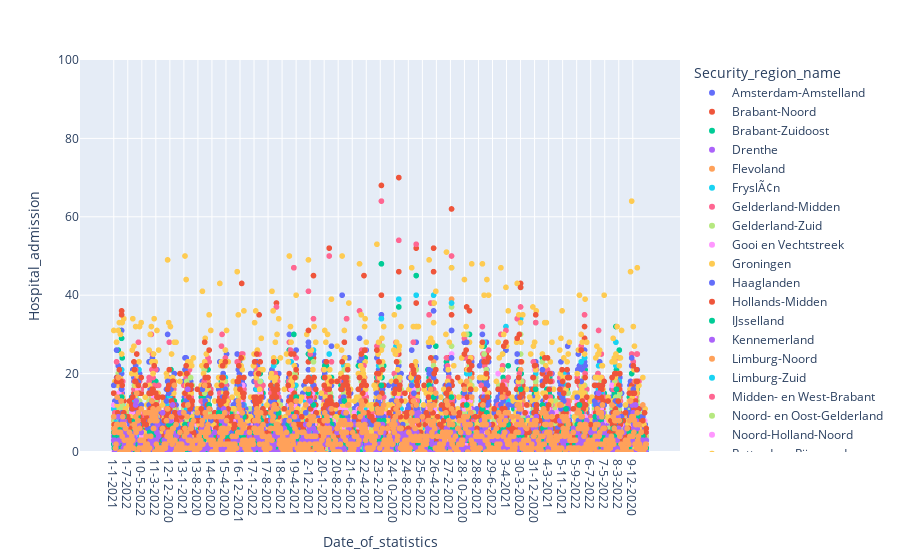

Source (notebook cell):
### Code cell
covid_province = covid.groupby(['Date_of_statistics', 'Security_region_name']).sum()
covid_province.reset_index(inplace=True)
#covid_province['Datetime'] = pd.to_datetime(covid_province['Date_of_publication'])
fig = px.scatter(covid_province, x = 'Date_of_statistics',  y = 'Hospital_admission', color = 'Security_region_name')
fig.update_yaxes(range = [0, 100])

### Figure 1 — Plotly figure (JSON) as saved in the notebook; plotly's stock layout.template omitted (floating-point values rounded to 4 significant figures; data arrays with more than 128 entries replaced by an {"elided": "..."} marker saying what was removed)
{"data": [{"hovertemplate": "Security_region_name=Amsterdam-Amstelland<br>Date_of_statistics=%{x}<br>Hospital_admission=%{y}<extra></extra>", "legendgroup": "Amsterdam-Amstelland", "marker": {"color": "#636efa", "symbol": "circle"}, "mode": "markers", "name": "Amsterdam-Amstelland", "showlegend": true, "type": "scattergl", "x": {"elided": "950 str values"}, "xaxis": "x", "y": {"elided": "950 int values"}, "yaxis": "y"}, {"hovertemplate": "Security_region_name=Brabant-Noord<br>Date_of_statistics=%{x}<br>Hospital_admission=%{y}<extra></extra>", "legendgroup": "Brabant-Noord", "marker": {"color": "#EF553B", "symbol": "circle"}, "mode": "markers", "name": "Brabant-Noord", "showlegend": true, "type": "scattergl", "x": {"elided": "950 str values"}, "xaxis": "x", "y": {"elided": "950 int values"}, "yaxis": "y"}, {"hovertemplate": "Security_region_name=Brabant-Zuidoost<br>Date_of_statistics=%{x}<br>Hospital_admission=%{y}<extra></extra>", "legendgroup": "Brabant-Zuidoost", "marker": {"color": "#00cc96", "symbol": "circle"}, "mode": "markers", "name": "Brabant-Zuidoost", "showlegend": true, "type": "scattergl", "x": {"elided": "950 str values"}, "xaxis": "x", "y": {"elided": "950 int values"}, "yaxis": "y"}, {"hovertemplate": "Security_region_name=Drenthe<br>Date_of_statistics=%{x}<br>Hospital_admission=%{y}<extra></extra>", "legendgroup": "Drenthe", "marker": {"color": "#ab63fa", "symbol": "circle"}, "mode": "markers", "name": "Drenthe", "showlegend": true, "type": "scattergl", "x": {"elided": "950 str values"}, "xaxis": "x", "y": {"elided": "950 int values"}, "yaxis": "y"}, {"hovertemplate": "Security_region_name=Flevoland<br>Date_of_statistics=%{x}<br>Hospital_admission=%{y}<extra></extra>", "legendgroup": "Flevoland", "marker": {"color": "#FFA15A", "symbol": "circle"}, "mode": "markers", "name": "Flevoland", "showlegend": true, "type": "scattergl", "x": {"elided": "950 str values"}, "xaxis": "x", "y": {"elided": "950 int values"}, "yaxis": "y"}, {"hovertemplate": "Security_region_name=FryslÃ¢n<br>Date_of_statistics=%{x}<br>Hospital_admission=%{y}<extra></extra>", "legendgroup": "FryslÃ¢n", "marker": {"color": "#19d3f3", "symbol": "circle"}, "mode": "markers", "name": "FryslÃ¢n", "showlegend": true, "type": "scattergl", "x": {"elided": "950 str values"}, "xaxis": "x", "y": {"elided": "950 int values"}, "yaxis": "y"}, {"hovertemplate": "Security_region_name=Gelderland-Midden<br>Date_of_statistics=%{x}<br>Hospital_admission=%{y}<extra></extra>", "legendgroup": "Gelderland-Midden", "marker": {"color": "#FF6692", "symbol": "circle"}, "mode": "markers", "name": "Gelderland-Midden", "showlegend": true, "type": "scattergl", "x": {"elided": "950 str values"}, "xaxis": "x", "y": {"elided": "950 int values"}, "yaxis": "y"}, {"hovertemplate": "Security_region_name=Gelderland-Zuid<br>Date_of_statistics=%{x}<br>Hospital_admission=%{y}<extra></extra>", "legendgroup": "Gelderland-Zuid", "marker": {"color": "#B6E880", "symbol": "circle"}, "mode": "markers", "name": "Gelderland-Zuid", "showlegend": true, "type": "scattergl", "x": {"elided": "950 str values"}, "xaxis": "x", "y": {"elided": "950 int values"}, "yaxis": "y"}, {"hovertemplate": "Security_region_name=Gooi en Vechtstreek<br>Date_of_statistics=%{x}<br>Hospital_admission=%{y}<extra></extra>", "legendgroup": "Gooi en Vechtstreek", "marker": {"color": "#FF97FF", "symbol": "circle"}, "mode": "markers", "name": "Gooi en Vechtstreek", "showlegend": true, "type": "scattergl", "x": {"elided": "950 str values"}, "xaxis": "x", "y": {"elided": "950 int values"}, "yaxis": "y"}, {"hovertemplate": "Security_region_name=Groningen<br>Date_of_statistics=%{x}<br>Hospital_admission=%{y}<extra></extra>", "legendgroup": "Groningen", "marker": {"color": "#FECB52", "symbol": "circle"}, "mode": "markers", "name": "Groningen", "showlegend": true, "type": "scattergl", "x": {"elided": "950 str values"}, "xaxis": "x", "y": {"elided": "950 int values"}, "yaxis": "y"}, {"hovertemplate": "Security_region_name=Haaglanden<br>Date_of_statistics=%{x}<br>Hospital_admission=%{y}<extra></extra>", "legendgroup": "Haaglanden", "marker": {"color": "#636efa", "symbol": "circle"}, "mode": "markers", "name": "Haaglanden", "showlegend": true, "type": "scattergl", "x": {"elided": "950 str values"}, "xaxis": "x", "y": {"elided": "950 int values"}, "yaxis": "y"}, {"hovertemplate": "Security_region_name=Hollands-Midden<br>Date_of_statistics=%{x}<br>Hospital_admission=%{y}<extra></extra>", "legendgroup": "Hollands-Midden", "marker": {"color": "#EF553B", "symbol": "circle"}, "mode": "markers", "name": "Hollands-Midden", "showlegend": true, "type": "scattergl", "x": {"elided": "950 str values"}, "xaxis": "x", "y": {"elided": "950 int values"}, "yaxis": "y"}, {"hovertemplate": "Security_region_name=IJsselland<br>Date_of_statistics=%{x}<br>Hospital_admission=%{y}<extra></extra>", "legendgroup": "IJsselland", "marker": {"color": "#00cc96", "symbol": "circle"}, "mode": "markers", "name": "IJsselland", "showlegend": true, "type": "scattergl", "x": {"elided": "950 str values"}, "xaxis": "x", "y": {"elided": "950 int values"}, "yaxis": "y"}, {"hovertemplate": "Security_region_name=Kennemerland<br>Date_of_statistics=%{x}<br>Hospital_admission=%{y}<extra></extra>", "legendgroup": "Kennemerland", "marker": {"color": "#ab63fa", "symbol": "circle"}, "mode": "markers", "name": "Kennemerland", "showlegend": true, "type": "scattergl", "x": {"elided": "950 str values"}, "xaxis": "x", "y": {"elided": "950 int values"}, "yaxis": "y"}, {"hovertemplate": "Security_region_name=Limburg-Noord<br>Date_of_statistics=%{x}<br>Hospital_admission=%{y}<extra></extra>", "legendgroup": "Limburg-Noord", "marker": {"color": "#FFA15A", "symbol": "circle"}, "mode": "markers", "name": "Limburg-Noord", "showlegend": true, "type": "scattergl", "x": {"elided": "950 str values"}, "xaxis": "x", "y": {"elided": "950 int values"}, "yaxis": "y"}, {"hovertemplate": "Security_region_name=Limburg-Zuid<br>Date_of_statistics=%{x}<br>Hospital_admission=%{y}<extra></extra>", "legendgroup": "Limburg-Zuid", "marker": {"color": "#19d3f3", "symbol": "circle"}, "mode": "markers", "name": "Limburg-Zuid", "showlegend": true, "type": "scattergl", "x": {"elided": "950 str values"}, "xaxis": "x", "y": {"elided": "950 int values"}, "yaxis": "y"}, {"hovertemplate": "Security_region_name=Midden- en West-Brabant<br>Date_of_statistics=%{x}<br>Hospital_admission=%{y}<extra></extra>", "legendgroup": "Midden- en West-Brabant", "marker": {"color": "#FF6692", "symbol": "circle"}, "mode": "markers", "name": "Midden- en West-Brabant", "showlegend": true, "type": "scattergl", "x": {"elided": "950 str values"}, "xaxis": "x", "y": {"elided": "950 int values"}, "yaxis": "y"}, {"hovertemplate": "Security_region_name=Noord- en Oost-Gelderland<br>Date_of_statistics=%{x}<br>Hospital_admission=%{y}<extra></extra>", "legendgroup": "Noord- en Oost-Gelderland", "marker": {"color": "#B6E880", "symbol": "circle"}, "mode": "markers", "name": "Noord- en Oost-Gelderland", "showlegend": true, "type": "scattergl", "x": {"elided": "950 str values"}, "xaxis": "x", "y": {"elided": "950 int values"}, "yaxis": "y"}, {"hovertemplate": "Security_region_name=Noord-Holland-Noord<br>Date_of_statistics=%{x}<br>Hospital_admission=%{y}<extra></extra>", "legendgroup": "Noord-Holland-Noord", "marker": {"color": "#FF97FF", "symbol": "circle"}, "mode": "markers", "name": "Noord-Holland-Noord", "showlegend": true, "type": "scattergl", "x": {"elided": "950 str values"}, "xaxis": "x", "y": {"elided": "950 int values"}, "yaxis": "y"}, {"hovertemplate": "Security_region_name=Rotterdam-Rijnmond<br>Date_of_statistics=%{x}<br>Hospital_admission=%{y}<extra></extra>", "legendgroup": "Rotterdam-Rijnmond", "marker": {"color": "#FECB52", "symbol": "circle"}, "mode": "markers", "name": "Rotterdam-Rijnmond", "showlegend": true, "type": "scattergl", "x": {"elided": "950 str values"}, "xaxis": "x", "y": {"elided": "950 int values"}, "yaxis": "y"}, {"hovertemplate": "Security_region_name=Twente<br>Date_of_statistics=%{x}<br>Hospital_admission=%{y}<extra></extra>", "legendgroup": "Twente", "marker": {"color": "#636efa", "symbol": "circle"}, "mode": "markers", "name": "Twente", "showlegend": true, "type": "scattergl", "x": {"elided": "950 str values"}, "xaxis": "x", "y": {"elided": "950 int values"}, "yaxis": "y"}, {"hovertemplate": "Security_region_name=Utrecht<br>Date_of_statistics=%{x}<br>Hospital_admission=%{y}<extra></extra>", "legendgroup": "Utrecht", "marker": {"color": "#EF553B", "symbol": "circle"}, "mode": "markers", "name": "Utrecht", "showlegend": true, "type": "scattergl", "x": {"elided": "950 str values"}, "xaxis": "x", "y": {"elided": "950 int values"}, "yaxis": "y"}, {"hovertemplate": "Security_region_name=Zaanstreek-Waterland<br>Date_of_statistics=%{x}<br>Hospital_admission=%{y}<extra></extra>", "legendgroup": "Zaanstreek-Waterland", "marker": {"color": "#00cc96", "symbol": "circle"}, "mode": "markers", "name": "Zaanstreek-Waterland", "showlegend": true, "type": "scattergl", "x": {"elided": "950 str values"}, "xaxis": "x", "y": {"elided": "950 int values"}, "yaxis": "y"}, {"hovertemplate": "Security_region_name=Zeeland<br>Date_of_statistics=%{x}<br>Hospital_admission=%{y}<extra></extra>", "legendgroup": "Zeeland", "marker": {"color": "#ab63fa", "symbol": "circle"}, "mode": "markers", "name": "Zeeland", "showlegend": true, "type": "scattergl", "x": {"elided": "950 str values"}, "xaxis": "x", "y": {"elided": "950 int values"}, "yaxis": "y"}, {"hovertemplate": "Security_region_name=Zuid-Holland-Zuid<br>Date_of_statistics=%{x}<br>Hospital_admission=%{y}<extra></extra>", "legendgroup": "Zuid-Holland-Zuid", "marker": {"color": "#FFA15A", "symbol": "circle"}, "mode": "markers", "name": "Zuid-Holland-Zuid", "showlegend": true, "type": "scattergl", "x": {"elided": "950 str values"}, "xaxis": "x", "y": {"elided": "950 int values"}, "yaxis": "y"}], "layout": {"legend": {"title": {"text": "Security_region_name"}, "tracegroupgap": 0}, "margin": {"t": 60}, "xaxis": {"anchor": "y", "domain": [0, 1], "title": {"text": "Date_of_statistics"}}, "yaxis": {"anchor": "x", "domain": [0, 1], "range": [0, 100], "title": {"text": "Hospital_admission"}}}}
